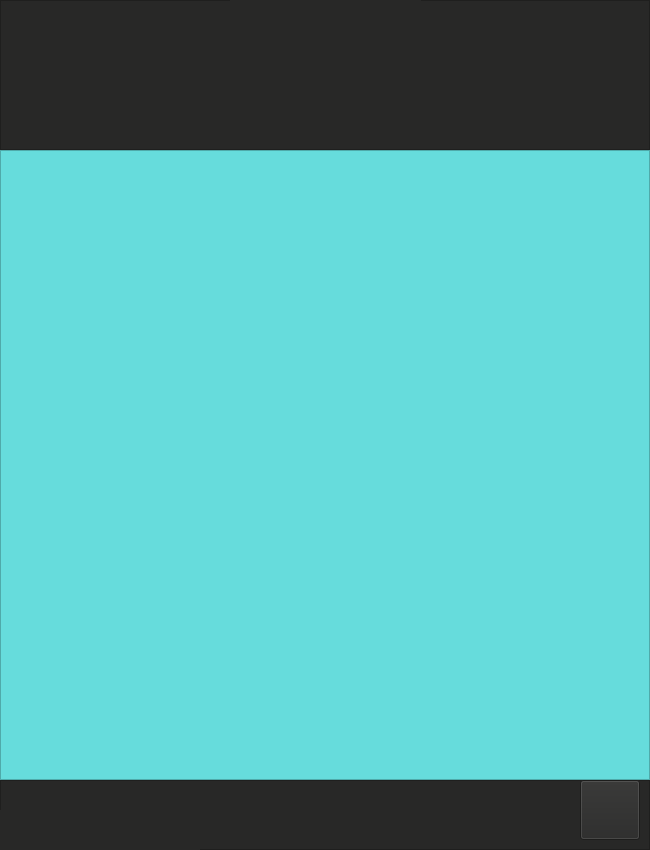
<?xml version="1.0" encoding="UTF-8"?>
<ui version="4.0">
 <class>MainWindow</class>
 <widget class="QMainWindow" name="MainWindow">
  <property name="geometry">
   <rect>
    <x>0</x>
    <y>0</y>
    <width>650</width>
    <height>850</height>
   </rect>
  </property>
  <property name="maximumSize">
   <size>
    <width>650</width>
    <height>850</height>
   </size>
  </property>
  <property name="windowTitle">
   <string>ALAN</string>
  </property>
  <widget class="QWidget" name="centralwidget">
   <property name="maximumSize">
    <size>
     <width>650</width>
     <height>850</height>
    </size>
   </property>
   <widget class="QFrame" name="logo_container">
    <property name="geometry">
     <rect>
      <x>0</x>
      <y>0</y>
      <width>650</width>
      <height>150</height>
     </rect>
    </property>
    <property name="maximumSize">
     <size>
      <width>650</width>
      <height>150</height>
     </size>
    </property>
    <property name="styleSheet">
     <string notr="true">background-color:rgb(40, 40, 39);</string>
    </property>
    <property name="frameShape">
     <enum>QFrame::StyledPanel</enum>
    </property>
    <property name="frameShadow">
     <enum>QFrame::Raised</enum>
    </property>
    <widget class="QLabel" name="bot_logo">
     <property name="geometry">
      <rect>
       <x>230</x>
       <y>0</y>
       <width>191</width>
       <height>141</height>
      </rect>
     </property>
     <property name="maximumSize">
      <size>
       <width>650</width>
       <height>150</height>
      </size>
     </property>
     <property name="text">
      <string/>
     </property>
     <property name="pixmap">
      <pixmap>icon2.jpeg</pixmap>
     </property>
     <property name="scaledContents">
      <bool>true</bool>
     </property>
    </widget>
   </widget>
   <widget class="QFrame" name="display_container">
    <property name="geometry">
     <rect>
      <x>0</x>
      <y>150</y>
      <width>650</width>
      <height>630</height>
     </rect>
    </property>
    <property name="frameShape">
     <enum>QFrame::StyledPanel</enum>
    </property>
    <property name="frameShadow">
     <enum>QFrame::Raised</enum>
    </property>
    <widget class="QTextBrowser" name="terminal">
     <property name="geometry">
      <rect>
       <x>0</x>
       <y>0</y>
       <width>650</width>
       <height>630</height>
      </rect>
     </property>
     <property name="styleSheet">
      <string notr="true">background-color:rgb(102,220,220);
color:rgb(255,255,255);
font: 16pt &quot;DejaVu Sans&quot;;</string>
     </property>
    </widget>
   </widget>
   <widget class="QFrame" name="bottom_container">
    <property name="geometry">
     <rect>
      <x>0</x>
      <y>780</y>
      <width>650</width>
      <height>70</height>
     </rect>
    </property>
    <property name="styleSheet">
     <string notr="true">background-color:rgb(40, 40, 39);
color:rgb(255, 255, 255);
font: 75 16pt &quot;DejaVu Sans&quot;;</string>
    </property>
    <property name="frameShape">
     <enum>QFrame::StyledPanel</enum>
    </property>
    <property name="frameShadow">
     <enum>QFrame::Raised</enum>
    </property>
    <widget class="QTextBrowser" name="time_browser">
     <property name="geometry">
      <rect>
       <x>0</x>
       <y>30</y>
       <width>200</width>
       <height>40</height>
      </rect>
     </property>
     <property name="styleSheet">
      <string notr="true">
border-radius:None;</string>
     </property>
    </widget>
    <widget class="QPushButton" name="start_button">
     <property name="geometry">
      <rect>
       <x>580</x>
       <y>0</y>
       <width>60</width>
       <height>60</height>
      </rect>
     </property>
     <property name="text">
      <string/>
     </property>
     <property name="icon">
      <iconset>
       <normaloff>mic2.png</normaloff>mic2.png</iconset>
     </property>
     <property name="iconSize">
      <size>
       <width>60</width>
       <height>60</height>
      </size>
     </property>
    </widget>
   </widget>
  </widget>
 </widget>
 <resources/>
 <connections/>
</ui>
